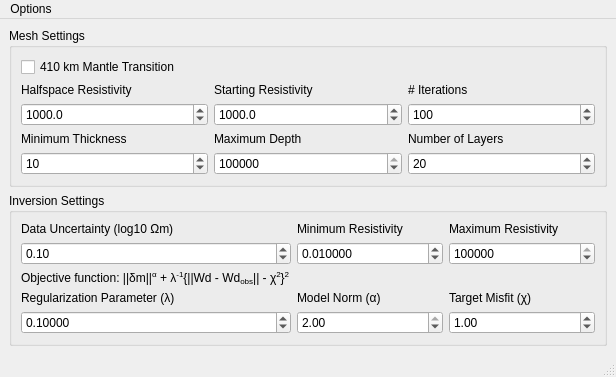
<?xml version="1.0" encoding="UTF-8"?>
<ui version="4.0">
 <class>MainWindow</class>
 <widget class="QMainWindow" name="MainWindow">
  <property name="geometry">
   <rect>
    <x>0</x>
    <y>0</y>
    <width>616</width>
    <height>336</height>
   </rect>
  </property>
  <property name="windowTitle">
   <string>MainWindow</string>
  </property>
  <widget class="QWidget" name="centralwidget">
   <layout class="QGridLayout" name="gridLayout_2">
    <item row="0" column="0">
     <widget class="QGroupBox" name="groupBox">
      <property name="title">
       <string>Mesh Settings</string>
      </property>
      <layout class="QGridLayout" name="gridLayout">
       <item row="5" column="4">
        <widget class="QLabel" name="label_9">
         <property name="text">
          <string>Number of Layers</string>
         </property>
        </widget>
       </item>
       <item row="5" column="1">
        <widget class="QLabel" name="label_7">
         <property name="text">
          <string>Minimum Thickness</string>
         </property>
        </widget>
       </item>
       <item row="2" column="4">
        <widget class="QLabel" name="label_11">
         <property name="text">
          <string># Iterations</string>
         </property>
        </widget>
       </item>
       <item row="2" column="1">
        <widget class="QLabel" name="label_13">
         <property name="text">
          <string>Halfspace Resistivity</string>
         </property>
        </widget>
       </item>
       <item row="5" column="3">
        <widget class="QLabel" name="label_8">
         <property name="text">
          <string>Maximum Depth</string>
         </property>
        </widget>
       </item>
       <item row="2" column="3">
        <widget class="QLabel" name="label_10">
         <property name="text">
          <string>Starting Resistivity</string>
         </property>
        </widget>
       </item>
       <item row="6" column="1">
        <widget class="QSpinBox" name="minThickness">
         <property name="minimum">
          <number>1</number>
         </property>
         <property name="maximum">
          <number>10000</number>
         </property>
         <property name="value">
          <number>10</number>
         </property>
        </widget>
       </item>
       <item row="6" column="3">
        <widget class="QSpinBox" name="maxDepth">
         <property name="minimum">
          <number>10000</number>
         </property>
         <property name="maximum">
          <number>10000000</number>
         </property>
         <property name="value">
          <number>410000</number>
         </property>
        </widget>
       </item>
       <item row="4" column="3">
        <widget class="QDoubleSpinBox" name="startingRho">
         <property name="decimals">
          <number>1</number>
         </property>
         <property name="minimum">
          <double>1.000000000000000</double>
         </property>
         <property name="maximum">
          <double>1000000.000000000000000</double>
         </property>
         <property name="value">
          <double>1000.000000000000000</double>
         </property>
        </widget>
       </item>
       <item row="6" column="4">
        <widget class="QSpinBox" name="numLayers">
         <property name="minimum">
          <number>5</number>
         </property>
         <property name="maximum">
          <number>100</number>
         </property>
         <property name="value">
          <number>20</number>
         </property>
        </widget>
       </item>
       <item row="4" column="4">
        <widget class="QSpinBox" name="numIteration">
         <property name="minimum">
          <number>10</number>
         </property>
         <property name="maximum">
          <number>5000</number>
         </property>
         <property name="value">
          <number>100</number>
         </property>
        </widget>
       </item>
       <item row="4" column="1">
        <widget class="QDoubleSpinBox" name="doubleSpinBox">
         <property name="decimals">
          <number>1</number>
         </property>
         <property name="minimum">
          <double>1.000000000000000</double>
         </property>
         <property name="maximum">
          <double>100000.000000000000000</double>
         </property>
         <property name="value">
          <double>1000.000000000000000</double>
         </property>
        </widget>
       </item>
       <item row="0" column="1">
        <widget class="QCheckBox" name="checkMantleTransition">
         <property name="text">
          <string>410 km Mantle Transition</string>
         </property>
        </widget>
       </item>
      </layout>
     </widget>
    </item>
    <item row="1" column="0">
     <widget class="QGroupBox" name="groupBox_2">
      <property name="title">
       <string>Inversion Settings</string>
      </property>
      <layout class="QGridLayout" name="gridLayout_3">
       <item row="4" column="0">
        <widget class="QDoubleSpinBox" name="regParam">
         <property name="decimals">
          <number>5</number>
         </property>
         <property name="minimum">
          <double>0.000010000000000</double>
         </property>
         <property name="maximum">
          <double>100.000000000000000</double>
         </property>
         <property name="value">
          <double>0.100000000000000</double>
         </property>
        </widget>
       </item>
       <item row="4" column="1">
        <widget class="QDoubleSpinBox" name="modelNorm">
         <property name="maximum">
          <double>2.000000000000000</double>
         </property>
         <property name="singleStep">
          <double>0.100000000000000</double>
         </property>
         <property name="value">
          <double>2.000000000000000</double>
         </property>
        </widget>
       </item>
       <item row="0" column="0">
        <widget class="QLabel" name="label_4">
         <property name="text">
          <string>Data Uncertainty (log10 Ωm)</string>
         </property>
        </widget>
       </item>
       <item row="3" column="1">
        <widget class="QLabel" name="label">
         <property name="text">
          <string>&lt;p&gt;Model Norm (&amp;alpha;)&lt;/p&gt;</string>
         </property>
        </widget>
       </item>
       <item row="1" column="0">
        <widget class="QDoubleSpinBox" name="dataUncertainty">
         <property name="minimum">
          <double>0.010000000000000</double>
         </property>
         <property name="maximum">
          <double>1.000000000000000</double>
         </property>
         <property name="value">
          <double>0.100000000000000</double>
         </property>
        </widget>
       </item>
       <item row="1" column="1">
        <widget class="QDoubleSpinBox" name="minRho">
         <property name="decimals">
          <number>6</number>
         </property>
         <property name="minimum">
          <double>0.000001000000000</double>
         </property>
         <property name="maximum">
          <double>10.000000000000000</double>
         </property>
         <property name="value">
          <double>0.010000000000000</double>
         </property>
        </widget>
       </item>
       <item row="3" column="0">
        <widget class="QLabel" name="label_2">
         <property name="text">
          <string>&lt;p&gt;Regularization Parameter (&amp;lambda;)&lt;/p&gt;</string>
         </property>
        </widget>
       </item>
       <item row="0" column="2">
        <widget class="QLabel" name="label_6">
         <property name="text">
          <string>Maximum Resistivity</string>
         </property>
        </widget>
       </item>
       <item row="0" column="1">
        <widget class="QLabel" name="label_5">
         <property name="text">
          <string>Minimum Resistivity</string>
         </property>
        </widget>
       </item>
       <item row="3" column="2">
        <widget class="QLabel" name="label_12">
         <property name="text">
          <string>&lt;html&gt;&lt;head/&gt;&lt;body&gt;&lt;p&gt;Target Misfit (&amp;chi;)&lt;/p&gt;&lt;/body&gt;&lt;/html&gt;</string>
         </property>
        </widget>
       </item>
       <item row="1" column="2">
        <widget class="QSpinBox" name="maxRho">
         <property name="minimum">
          <number>100</number>
         </property>
         <property name="maximum">
          <number>10000000</number>
         </property>
         <property name="value">
          <number>100000</number>
         </property>
        </widget>
       </item>
       <item row="4" column="2">
        <widget class="QDoubleSpinBox" name="targetMisfit">
         <property name="minimum">
          <double>0.500000000000000</double>
         </property>
         <property name="maximum">
          <double>5.000000000000000</double>
         </property>
         <property name="singleStep">
          <double>0.100000000000000</double>
         </property>
         <property name="value">
          <double>1.000000000000000</double>
         </property>
        </widget>
       </item>
       <item row="2" column="0">
        <widget class="QLabel" name="label_3">
         <property name="text">
          <string>&lt;p&gt;Objective function: ||&amp;delta;m||&lt;sup&gt;&amp;alpha;&lt;/sup&gt; + &amp;lambda;&lt;sup&gt;-1&lt;/sup&gt;{||Wd - Wd&lt;sub&gt;obs&lt;/sub&gt;|| - &amp;chi;&lt;sup&gt;2&lt;/sup&gt;}&lt;sup&gt;2&lt;/sup&gt;&lt;/p&gt;</string>
         </property>
        </widget>
       </item>
      </layout>
     </widget>
    </item>
   </layout>
  </widget>
  <widget class="QMenuBar" name="menubar">
   <property name="geometry">
    <rect>
     <x>0</x>
     <y>0</y>
     <width>616</width>
     <height>21</height>
    </rect>
   </property>
   <widget class="QMenu" name="menuHelp">
    <property name="title">
     <string>Options</string>
    </property>
    <addaction name="actionAbout"/>
   </widget>
   <addaction name="menuHelp"/>
  </widget>
  <widget class="QStatusBar" name="statusbar"/>
  <action name="actionAbout">
   <property name="text">
    <string>About</string>
   </property>
  </action>
 </widget>
 <resources/>
 <connections/>
</ui>
